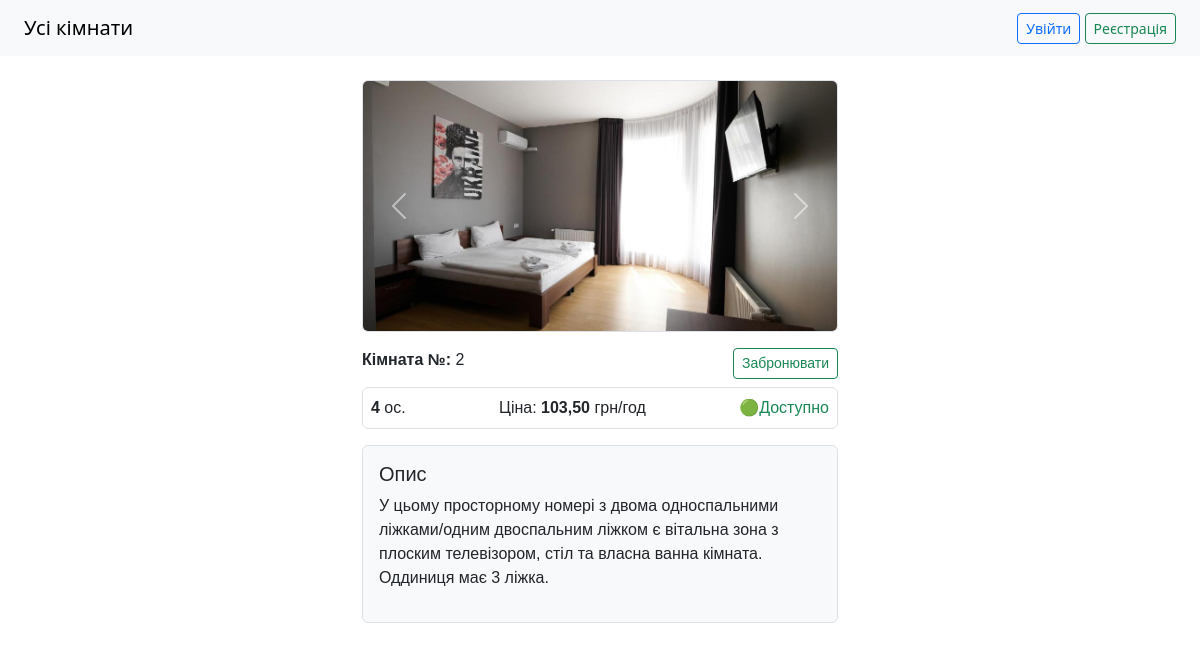
Page /room/2/ on the committed database.
### booking/models.py (models this page shows, shortened)
class RoomImage(models.Model):
    room = models.ForeignKey(Room, on_delete = models.CASCADE, related_name = 'images')
    image = models.ImageField(upload_to = 'room_images/')
    class Meta:
        verbose_name = "Фото кімнати"
        verbose_name_plural = "Фото кімнат"

class Room(models.Model):
    number = models.PositiveIntegerField(unique = True)
    description = models.TextField(blank = True)
    capacity = models.PositiveIntegerField()
    price_per_hour = models.DecimalField(max_digits = 6, decimal_places = 2)
    is_active = models.BooleanField(default=True)
    class Meta:
        verbose_name = "Кімната"
        verbose_name_plural = "Кімнати"

### booking/views.py (the view)
# urls.py: path('room/<int:pk>/', views.room, name='room'),
def room(request: HttpRequest, pk):
    room = get_object_or_404(Room, pk=pk)
    images = room.images.all()
    return render(request, 'booking/room.html', {
        'room': room,
        'images': images
    })

### booking/templates/booking/room.html (shortened to what this page needs)
{% extends 'base.html' %}
{% block content %}
<div class="container mt-4" style="max-width: 500px; margin: auto; font-family: sans-serif;">
  <div class="mb-3 border rounded overflow-hidden">
    {% if room.images.all %}
    <div id="carouselRoom{{ room.id }}" class="carousel slide" data-bs-ride="carousel">
      <div class="carousel-inner">
        {% for image in room.images.all %}
        <div class="carousel-item {% if forloop.first %}active{% endif %}">
          <img src="{{ image.image.url }}" class="d-block w-100" style="height: 250px; object-fit: cover;" alt="Фото кімнати">
        </div>
        {% endfor %}
      </div>
      {% if room.images.count > 1 %}
      <button class="carousel-control-prev" type="button" data-bs-target="#carouselRoom{{ room.id }}" data-bs-slide="prev">
        <span class="carousel-control-prev-icon"></span>
      </button>
      <button class="carousel-control-next" type="button" data-bs-target="#carouselRoom{{ room.id }}" data-bs-slide="next">
        <span class="carousel-control-next-icon"></span>
      </button>
      {% endif %}
    </div>
    {% else %}
    <div class="d-flex align-items-center justify-content-center" style="height: 250px; background-color: #f0f0f0;">
      <span class="text-muted">Фото відсутнє</span>
    </div>
    {% endif %}
  </div>
  <div class="d-flex justify-content-between mb-2">
    <div>
      <strong>Кімната №:</strong> {{ room.number }}
    </div>
    <div>
      <a href="{% url 'book_room' room.pk %}" class="btn btn-outline-success btn-sm">Забронювати</a>
    </div>
  </div>
  <div class="d-flex justify-content-between border p-2 rounded mb-3">
    <div><strong>{{ room.capacity }}</strong> ос.</div>
    <div>Ціна: <strong>{{ room.price_per_hour }}</strong> грн/год</div>
    <div>
      {% if room.is_active %}
        <span class="text-success">🟢Доступно</span>
      {% else %}
        <span class="text-danger">🔴Недоступно</span>
      {% endif %}
    </div>
  </div>
  <div class="border rounded p-3 bg-light">
    <h5 class="mb-2">Опис</h5>
    <p>{{ room.description|default:"Без опису" }}</p>
  </div>
</div>
{% endblock %}

### rows in the picture
RoomImage: image (picture)
Room: number "2", capacity "4", price_per_hour "103,50", description "У цьому просторному номері з двома односпальними ліжками/одним двоспальним ліжком є вітальна зона з плоским телевізором, стіл та власна ванна кімната. Оддиниця має 3 ліжка."
